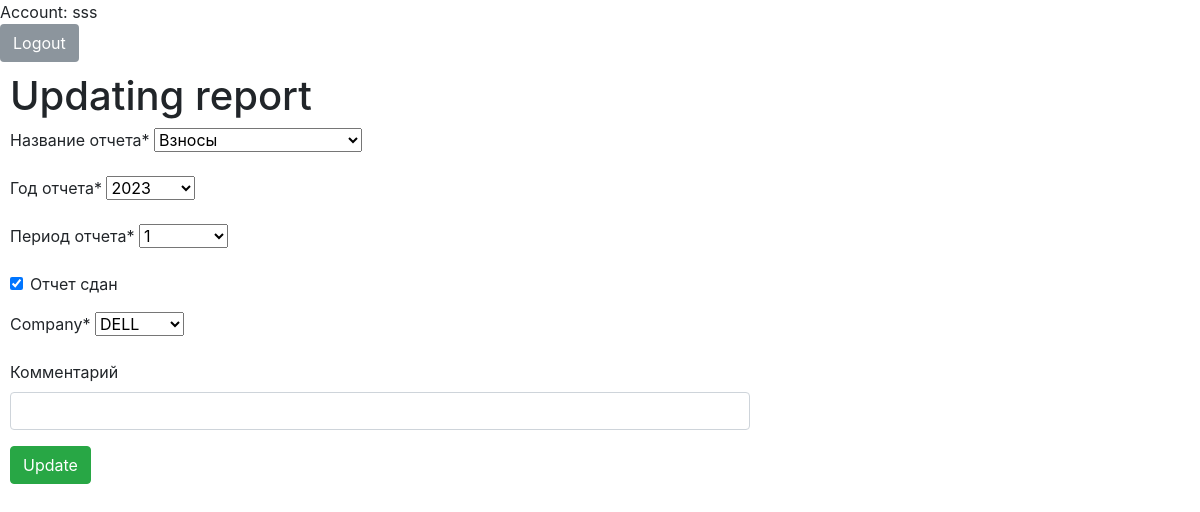
Page /companies/2/reports/2/redact_report/ (signed in) on the committed database.
### companies/models.py (models this page shows, shortened)
class Report(models.Model):
    PERIODS = [
        ('Quarter', (
            ('1st quarter', '1'),
            ('2nd quarter', '2'),
            ('3rd quarter', '3'),
            ('4th quarter', '4'),
        )
         ),
        ('Month', (
            ('january', 'jan'), ('february', 'feb'), ('march', 'mar'),
            ('april', 'apr'), ('may', 'may'), ('june', 'jun'),
            ('july', 'jul'), ('august', 'aug'), ('september', 'sep'),
            ('october', 'oct'), ('november', 'nov'), ('december', 'dec'),
        )
         ),
    ]
    YEARS = (
        ('2023', '2023'),
        ('2024', '2024'),
        ('2025', '2025'),
    )
    NAMES = (
        ('Декларация по НДС', 'НДС'),
        ('Декларация по налогу на прибыль', 'Прибыль'),
        ('Расчет по страховым взносам', 'Взносы'),
        ('Персонифицированные сведения', 'Персонифицированные'),
        ('Уведомление об исчисленных суммах налогов', 'Уведомление'),
    )
    report_name = models.CharField(verbose_name='Название отчета',max_length=100, choices=NAMES)
    year = models.CharField(verbose_name='Год отчета',max_length=100, choices=YEARS)
    period = models.CharField(verbose_name='Период отчета',max_length=100, choices=PERIODS)
    deadline = models.DateField(verbose_name='Срок сдачи', null=True)
    deadline_status = models.BooleanField(default=False)
    done = models.BooleanField(verbose_name='Отчет сдан', default=False)
    comment = models.CharField(verbose_name='Комментарий', max_length=300, blank=True)
    company = models.ForeignKey(Company, on_delete=models.CASCADE)
    class Meta:
        ordering = ['deadline']

### companies/views.py (the view, shortened to what this page needs)
# urls.py: path('<int:id1>/reports/<int:id2>/redact_report/', views.redact_report, name='redact_report'),
@csrf_exempt
def redact_report(response, id1, id2):
    company = models.Company.objects.get(id=id1)
    report = models.Report.objects.get(id=id2)
    form = ReportForm(instance=report)
    return render(response, 'companies/report_redact.html', {'form': form})

### companies/forms.py
class ReportForm(ModelForm):
    class Meta:
        model = Report
        fields = ['report_name', 'year', 'period', 'done', 'company', 'comment']

### companies/models.py (called while the page is built)
    def __str__(self):
        return self.name

### companies/templates/companies/report_redact.html (shortened to what this page needs)
{% extends 'companies/base.html' %}
{% load crispy_forms_tags %}
{% block content %}
<h1>  Updating report </h1>
<form method="post" class="form_group">
    {{ form|crispy }}
    <button type="submit" class="btn btn-success"> Update </button>
    <br>
</form>
{% endblock %}

### companies/templates/companies/base.html (shortened to what this page needs)
<!doctype html>
{% load static %}
<html>
    <head>
        <link rel="stylesheet" href="https://stackpath.bootstrapcdn.com/bootstrap/4.3.1/css/bootstrap.min.css">
    </head>
    <body>
        <div class="sidenav">
            Account: {{ request.user }} <br>
            <a href="/logout/" class="btn"> Logout </a>
        </div>
        <div id="content" name="content">
            <div style="width:80%;max-width:800px;padding: 10px 50px 30px 10px;">
                {% block content %}{% endblock %}
            </div>
            <link rel="stylesheet" href="https://maxcdn.bootstrapcdn.com/bootstrap/4.0.0/css/bootstrap.min.css">
        </div>
    </body>
</html>

### companies/templates/companies/base.html (style rules this page uses)
.btn { display: inline-block; background: #8C959D; color: #fff; padding: 1rem 1.5rem; text-decoration: none; border-radius: 3px; }

### rows in the picture
Report: report_name "Взносы", year "2023", period "1", done "☑", company "DELL"

### other values in the picture
{{ request.user }} "sss"
